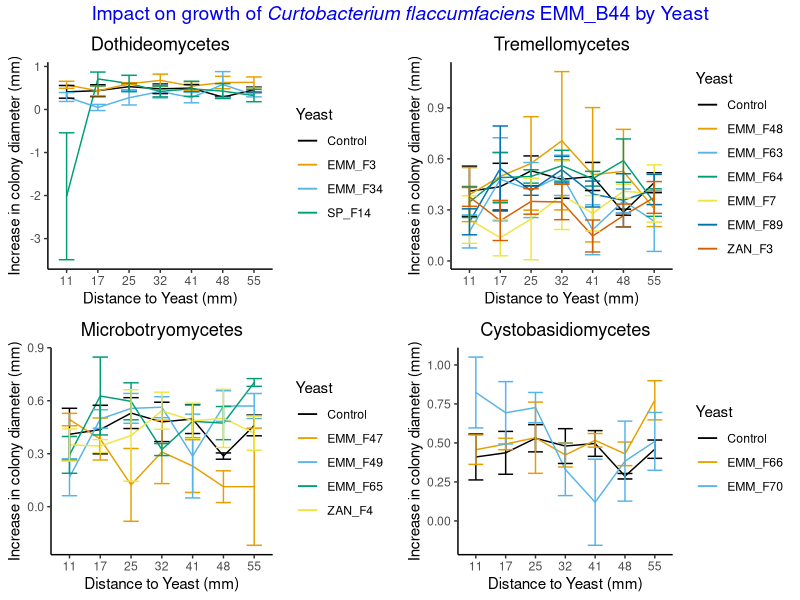

Recreate this plot in R.
## ---- chunk 1
#load necessary library
library(ggplot2)
library(tidyverse)
library(ggpubr)
library(rstatix)
library(emmeans)
library(multcomp)
library(multcompView)
library(dplyr)
library(car)
library(nlme)
## ---- chunk 2
#read data
B44 <- read.csv("CoCultureAssay/CoCultureAssayData/2024-08-09_PeaceAssay_B44.csv", na.strings = "na") 


#load cbb color palette
cbbPalette <- c("#000000", "#E69F00", "#56B4E9", "#009E73", "#F0E442", "#0072B2", "#D55E00", "#CC79A7")
str(B44)
#round off of the distance to yeast so that it is visibly a categorical variable
B44$distance_to_yeast <- round(B44$distance_to_yeast, 0)
#change into categorical dataset
B44$Replication=as.factor(B44$Replication)
B44$Yeast=as.factor(B44$Yeast)
B44$DAI=as.factor(B44$DAI)
B44$distance_to_yeast=as.factor(B44$distance_to_yeast)

#remove the data for the distance between yeast and bacteria at zero to remove misleading details
B44.no.contact <- B44[B44$distance_to_yeast != 0, ]
head(B44.no.contact)

#remove first data since it is a reference for increase in colony size and donot follow the assumption of linear model i.e. normal distributuion
B44.no.1st.data <-B44.no.contact[B44.no.contact$DAI != "2",]

# For plots purpose, I am only taking Day 6 since it has visible difference compared to other 
B44.Day6 <- B44.no.contact[B44.no.contact$DAI == "6",]

#making a list object to store all the plots
plot_listB44 <- list()

# Get unique classes from the data
unique_class <- unique(B44.Day6$Class[B44.Day6$Class != "Control"])

# Loop through each class
for (i in seq_along(unique_class)) {
  
  # Filter for Control and the current class for using it in one iteration
  data <- B44.Day6 %>%
    filter(Class %in% c("Control", unique_class[i]))
  
  # Generate the plot
  p <- ggplot(data, aes(x = distance_to_yeast, y = increase, group = Yeast, color = Yeast)) +
    stat_summary(fun = mean, geom = "line") +   #making a line graph
    stat_summary(fun.data = mean_se, geom = "errorbar", width = 0.5) +   #standard error in plot
    ylab("Increase in colony diameter (mm)") +   
    xlab("Distance to Yeast (mm)") +   
    theme_classic() +
    scale_color_manual(values = cbbPalette) + #providing color blind palette
    ggtitle(unique_class[i]) +
    theme(plot.title = element_text(hjust = 0.5))
  
  # Store the plot in the list
  plot_listB44[[i]] <- p
}

#combining each iteration into one plot for one bacteria or dataset
combined_plotB44 <- ggarrange(plotlist = plot_listB44, ncol = 2, nrow = 2, common.legend = FALSE) #using the list generated from the loop, use it to make a combined plot without common legend.
# Annotation for the title
final_plotB44 <- annotate_figure(combined_plotB44,
                                 top = text_grob(
    expression("Impact on growth of"~italic("Curtobacterium flaccumfaciens")~"EMM_B44 by Yeast"), color = "Blue2", face = "bold", size = 14, hjust = 0.5))

#display final plot
print(final_plotB44)

## ---- chunk 3
#filter data to remove 1st day data since the first data is taken as a base to measure the increase in colony size to rule out the variability that is caused by the drop inoculation. So, initially the increase in the colony diameter for 1st data for all colony is "0" that violates the assumption of normality, thus we remove that from analysis. This would be similar for all the bacterial isolates.

B44.no.1st.data <- B44.no.contact[B44.no.contact$DAI != "2",]
#We check interaction for all before cutting it down to the significant one.
B44try=lme(increase~DAI*distance_to_yeast*Yeast, data = B44.no.1st.data, random = ~1|Replication, na.action = na.omit)
anova(B44try)

#removed interaction terms that were not significant.
resultsB44=lme(increase~DAI+distance_to_yeast*Yeast, data = B44.no.1st.data, random = ~1|Replication, na.action = na.omit)
anova(B44try, resultsB44) #check if complex model was better or not
summary(resultsB44) #gives summary of the linear model
anova(resultsB44) #for overall x variables
## ---- chunk 4
# Extract all the unique days to be used for iteration in for loop
day <- unique(B44.no.1st.data$DAI)
# Initialize empty lists to store results
B44_Day <- list()
meansB44_Day <- list()
resultsB44_Day <- list()
model_summary_B44 <- list()
anova_table_B44 <- list()
Results_lsmeansB44 <- list()
filtered_comparisonsB44 <- list()

for (i in seq_along(day)) { #there are DAI 4, 6 and 8 that was extracted as unique days; sequence assigned will be 1 , 2 and 3 for each unique DAI
  
   # Filter data for the current day
  B44_Day[[i]] <- filter(B44.no.1st.data, DAI == day[i])
    # Fit the mixed effects model
  resultsB44_Day[[i]] <- lme(increase ~ distance_to_yeast * Yeast,
                            data = B44_Day[[i]],
                            random = ~1 | Replication,
                            na.action = na.omit) #Using mixed effect model here subsetting the data for the particular day

    model_summary_B44[[i]] <- summary(resultsB44_Day[[i]]) #store in the list value
  anova_table_B44[[i]] <- anova(resultsB44_Day[[i]]) #store in list value
   # Estimated marginal means
  meansB44_Day[[i]] <- emmeans(resultsB44_Day[[i]], ~ Yeast | distance_to_yeast)
    # Compact letter display with Tukey adjustment
  Results_lsmeansB44[[i]] <- multcomp::cld(meansB44_Day[[i]], alpha = 0.05,
                                          Letters = letters, reversed = TRUE,
                                          details = TRUE)
   # Print lsmeans results
  #print(Results_lsmeansB44[[i]])
  
  # Filter comparisons involving "Control"
  filtered_comparisonsB44[[i]] <- Results_lsmeansB44[[i]]$comparisons %>%
    filter(grepl("Control", contrast))
   # Print filtered contrasts
  print(filtered_comparisonsB44[[i]])
}
